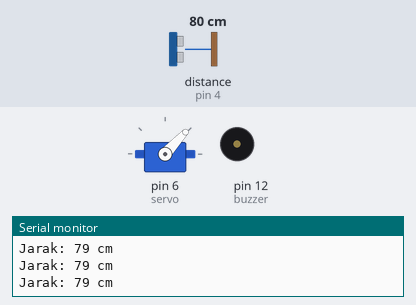
Simulated run of this sketch. Board: Arduino Uno, built with avr-gcc and run on an emulated ATmega328P. Parts: servo, buzzer (waves = sounding, pin HIGH), the last lines printed to the serial monitor. Wiring (inferred from the names in the program): ultrasonic range finder: trigger pin 5; echo pin 4. The test bench sets the inputs (shaded band); at power-on: distance to the obstacle (sensor on pin 4) 80 cm. The echo pulse lasts 58.3 µs per cm; pins used as bus, display or sensor lines are not drawn.

Above: at 1.2 s.
1.3 s: distance to the obstacle (sensor on pin 4) set to 18 cm
At 1.63 s:
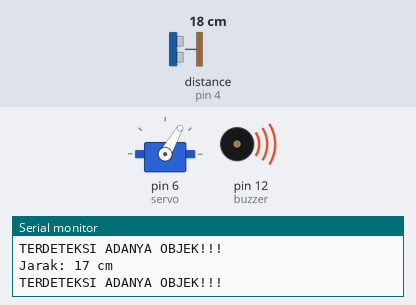
4.3 s: distance to the obstacle (sensor on pin 4) set to 24 cm
7.3 s: distance to the obstacle (sensor on pin 4) set to 29 cm
At 8.4 s:
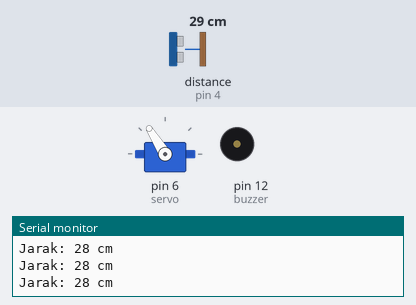
10.3 s: distance to the obstacle (sensor on pin 4) set to 2 cm
At 10.45 s:
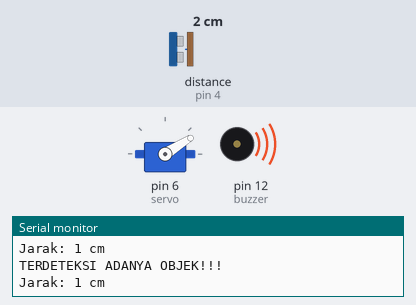
13.3 s: distance to the obstacle (sensor on pin 4) set to 35 cm
At 14.0 s:
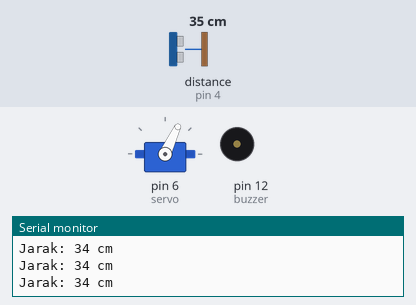
16.3 s: distance to the obstacle (sensor on pin 4) set to 4 cm
At 16.49 s:
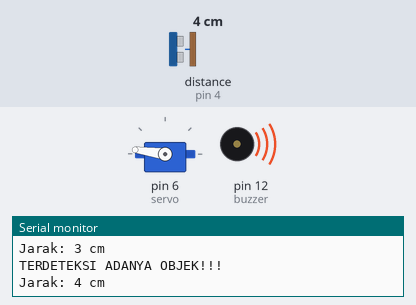
Timing chart, 0 to 20.3 s (numbered marks = the images above; inputs shaded):
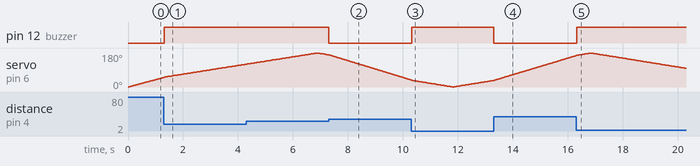

The sketch:

radar.ino
```cpp
#include <Servo.h>  // Mengimpor library Servo untuk mengendalikan motor servo
Servo servo;  // Membuat objek servo untuk mengontrol motor servo

byte derajat = 0;  // Variabel untuk menyimpan sudut servo, mulai dari 0 derajat
long durasi, jarak = 0;  // Variabel untuk menyimpan durasi pulse dan jarak yang diukur

const byte TRIG_PIN = 5;  // Menetapkan pin 5 sebagai pin Trigger untuk sensor Ultrasonic
const byte ECHO_PIN = 4;  // Menetapkan pin 4 sebagai pin Echo untuk sensor Ultrasonic
const byte buzzer = 12;  // Menetapkan pin 12 sebagai pin untuk buzzer

void setup() {
  Serial.begin(9600);  // Memulai komunikasi serial dengan baud rate 9600 untuk menampilkan data di Serial Monitor

  pinMode(buzzer, OUTPUT);  // Mengatur pin buzzer sebagai output
  pinMode(TRIG_PIN, OUTPUT);  // Mengatur pin Trigger sebagai output
  pinMode(ECHO_PIN, INPUT);  // Mengatur pin Echo sebagai input

  servo.attach(6);  // Menghubungkan servo ke pin 6
  servo.write(0);  // Menggerakkan servo ke posisi 0 derajat pada awal
}

void loop() {
  // Menggerakkan servo dari 0 derajat ke 180 derajat
  for (derajat = 0; derajat < 180; derajat++) {
    servo.write(derajat);  // Menggerakkan servo ke sudut yang ditentukan
    bacaUltrasonic();  // Memanggil fungsi untuk membaca jarak dari sensor Ultrasonic
    delay(20);  // Menunggu selama 20 milidetik untuk stabilitas
  }

  // Menggerakkan servo dari 180 derajat kembali ke 0 derajat
  for (derajat = 180; derajat > 0; derajat--) {
    servo.write(derajat);  // Menggerakkan servo ke sudut yang ditentukan
    bacaUltrasonic();  // Memanggil fungsi untuk membaca jarak dari sensor Ultrasonic
    delay(20);  // Menunggu selama 20 milidetik untuk stabilitas
  }
}

void bacaUltrasonic() {
  // Fungsi untuk membaca jarak menggunakan sensor Ultrasonic

  digitalWrite(TRIG_PIN, LOW);  // Mengatur pin Trigger ke LOW untuk memulai pengukuran
  delayMicroseconds(2);  // Menunggu selama 2 mikrodetik untuk stabilitas
  digitalWrite(TRIG_PIN, HIGH);  // Mengatur pin Trigger ke HIGH untuk memicu sensor Ultrasonic
  delayMicroseconds(10);  // Memberikan pulse selama 10 mikrodetik
  digitalWrite(TRIG_PIN, LOW);  // Mengatur pin Trigger kembali ke LOW

  durasi = pulseIn(ECHO_PIN, HIGH);  // Mengukur durasi pulsa yang diterima di pin Echo
  jarak = durasi * 0.0344 / 2;  // Menghitung jarak dengan rumus (durasi * kecepatan suara / 2)

  Serial.print("Jarak: ");  // Menampilkan kata "Jarak:" di Serial Monitor
  Serial.print(jarak);  // Menampilkan nilai jarak yang dihitung
  Serial.println(" cm");  // Menambahkan satuan cm dan pindah ke baris baru

  // Jika jarak lebih kecil dari 25 cm, maka buzzer akan aktif
  if (jarak < 25) {
    Serial.println("TERDETEKSI ADANYA OBJEK!!!");  // Menampilkan pesan jika objek terdeteksi
    digitalWrite(buzzer, HIGH);  // Menghidupkan buzzer
  } else {
    digitalWrite(buzzer, LOW);  // Mematikan buzzer jika tidak ada objek terdeteksi
  }
}
```

Measured:
- the behaviour switches between 25 and 26 cm on distance to the obstacle (sensor on pin 4) (found by bisection; images 1 and 2)
- after the input at 1.3 s, pin 12 (buzzer): LOW → HIGH at once
- after the input at 7.3 s, pin 12 (buzzer): HIGH → LOW at once
- after the input at 10.3 s, pin 12 (buzzer): LOW → HIGH at once
- after the input at 13.3 s, pin 12 (buzzer): HIGH → LOW at once
- after the input at 16.3 s, pin 12 (buzzer): LOW → HIGH at once
- by itself, servo on pin 6 (servo): rises from 166° to 180° in 0.51 s, then falls to 99° in 3.5 s
